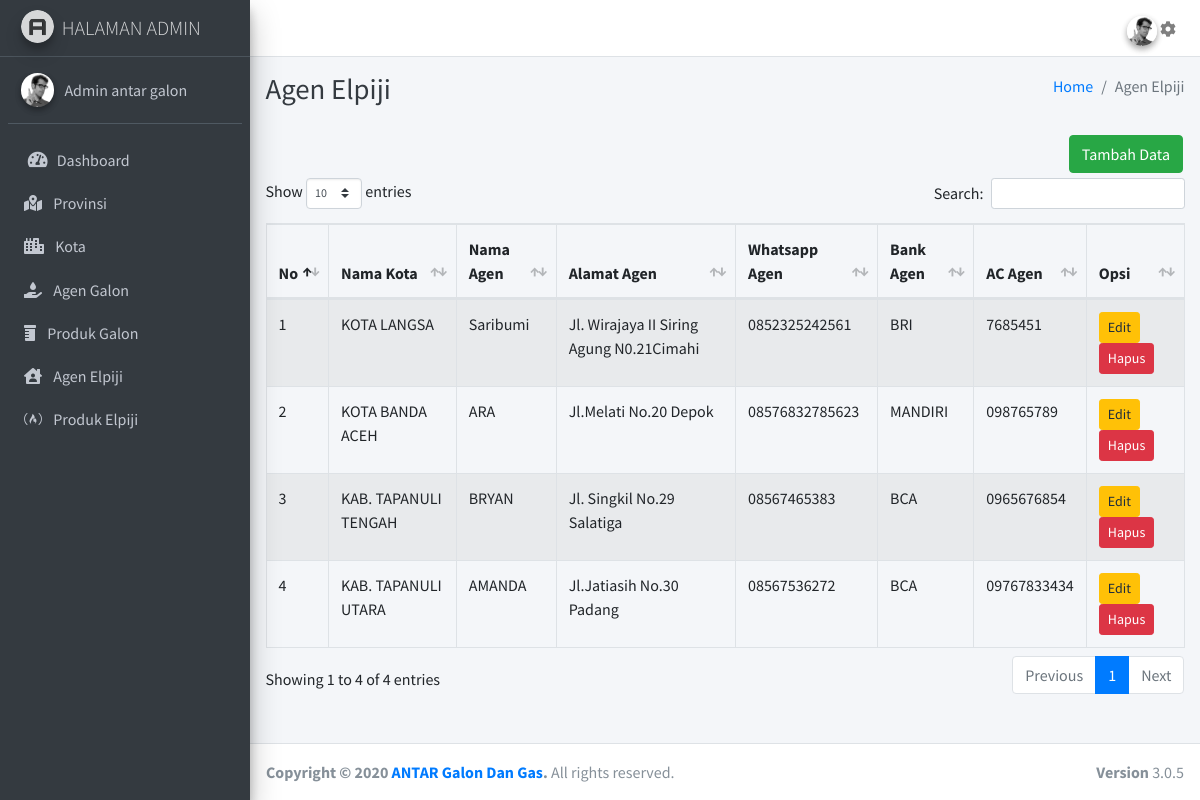
Screenshot of /pages/index.php?page=agen_elpiji with the database file from the repository.
### tables this page shows
CREATE TABLE `agen_elpiji` (
  `id` int(11) NOT NULL,
  `id_kota` int(60) NOT NULL,
  `nama_kota` varchar(60) NOT NULL,
  `nama` varchar(50) NOT NULL,
  `alamat` text NOT NULL,
  `whatsapp` char(14) NOT NULL,
  `bank` varchar(30) NOT NULL,
  `ac` varchar(30) NOT NULL
);

CREATE TABLE `kota` (
  `id` int(60) NOT NULL,
  `id_provinsi` int(2) NOT NULL,
  `nama_kota` tinytext NOT NULL
);

### pages/agen_elpiji/index.php (the view, shortened to what this page needs)
<?php
include '../koneksi.php';
$query = mysqli_query($koneksi, 'SELECT * FROM agen_elpiji INNER JOIN kota ON agen_elpiji.id_kota = kota.id');
?>
<div class="content-header">
  <div class="container-fluid">
    <div class="row mb-2">
      <div class="col-sm-6">
        <h1 class="m-0 text-dark">Agen Elpiji</h1>
      </div>
      <div class="col-sm-6">
        <ol class="breadcrumb float-sm-right">
          <li class="breadcrumb-item"><a href="#">Home</a></li>
          <li class="breadcrumb-item active">Agen Elpiji</li>
        </ol>
      </div>
    </div>
  </div>
</div>
<section class="content">
  <button type="button" class="btn btn-sm float-right" data-toggle="modal" data-target="#modal-tambah">
    <a href="index.php?page=tambah_agen_elpiji" class="btn btn-success">Tambah Data</a>
  </button>
  <br>
  <br>
  <div class="container-fluid">
    <table id="example1" class="table table-bordered table-striped">
      <thead>
        <tr>
          <th>No</th>
          <th>Nama Kota</th>
          <th>Nama Agen</th>
          <th>Alamat Agen</th>
          <th>Whatsapp Agen</th>
          <th>Bank Agen</th>
          <th>AC Agen</th>
          <th>Opsi</th>
        </tr>
      </thead>
      <tbody>
        <?php
          $no = 1;
            while ($agen_elpiji = mysqli_fetch_array($query)) {
        ?>
        <tr>
          <td><?=$no++?></td>
          <td><?=$agen_elpiji['nama_kota']?></td>
          <td><?=$agen_elpiji['nama']?></td>
          <td><?=$agen_elpiji['alamat']?></td>
          <td><?=$agen_elpiji['whatsapp']?></td>
          <td><?=$agen_elpiji['bank']?></td>
          <td><?=$agen_elpiji['ac']?></td>
          <td>
            <a href="index.php?page=edit_agen_elpiji&&id=<?=$agen_elpiji['id']?>" class="btn btn-warning btn-sm">Edit</a>
            <button type="button" class="btn btn-danger btn-sm"
              onclick="return deleteData(<?=$agen_elpiji['id']?>)">
                Hapus
            </button>
          </td>
        </tr>
          <?php
            }
            ?>
      </tbody>
    </table>
  </div>
</section>

### rows the page displays
agen_elpiji: id_kota.nama_kota "KOTA LANGSA", nama "Saribumi", alamat "Jl. Wirajaya II Siring Agung N0.21Cimahi", whatsapp "0852325242561", bank "BRI", ac "7685451"
agen_elpiji: id_kota.nama_kota "KOTA BANDA ACEH", nama "ARA", alamat "Jl.Melati No.20 Depok", whatsapp "08576832785623", bank "MANDIRI", ac "098765789"
agen_elpiji: id_kota.nama_kota "KAB. TAPANULI TENGAH", nama "BRYAN", alamat "Jl. Singkil No.29 Salatiga", whatsapp "08567465383", bank "BCA", ac "0965676854"
agen_elpiji: id_kota.nama_kota "KAB. TAPANULI UTARA", nama "AMANDA", alamat "Jl.Jatiasih No.30 Padang", whatsapp "08567536272", bank "BCA", ac "09767833434"
